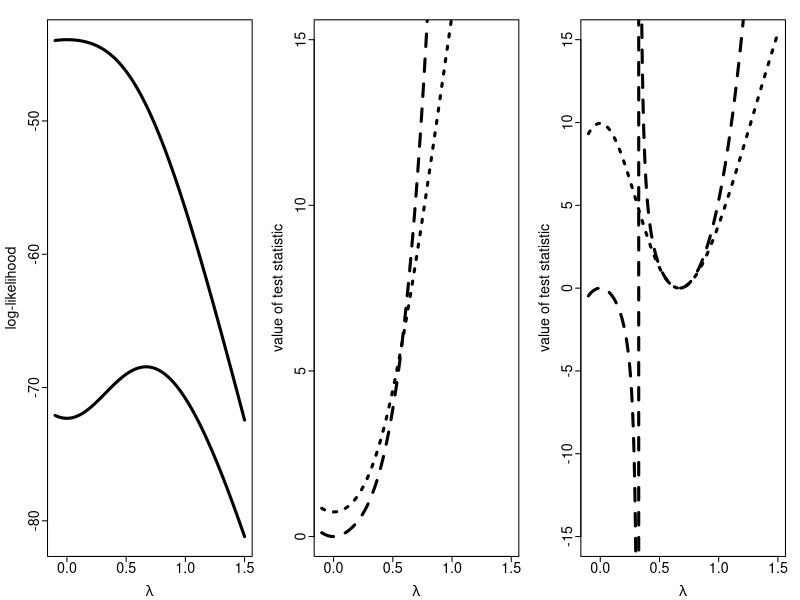

The R source for this figure:
out_dir <- "~/GitHub/int_est/" # end in "/"
PDF <- TRUE

ex_1_ll <- function(y, lam)
{
  sum(- 0.5 * log(1 + lam^2) - 0.5 * y^2 / (1 + lam^2))
}

ex_1_s <- function(y, lam)
{
  sum(-lam / (1 + lam^2) + y^2 * lam / (1 + lam^2)^2)
}

ex_1_h <- function(y, lam)
{
  sum(y^2 * (1 - 3 * lam^2) / (1 + lam^2)^3 - (1 - lam^2) / (1 + lam^2)^2)
}

ex_1_stat <- function(y, lam)
{
  sum(-1 + y^2 / (1 + lam^2))^2 / (2 * length(y))
}

ex_1_obs_stat <- function(y, lam)
{
  ex_1_s(y, lam)^2 / (-ex_1_h(y, lam))
}

set.seed(3)

# 1
y1 <- rnorm(100, sd = 1.1)
y2 <- rnorm(100, sd = 1.1)
y3 <- rnorm(100, sd = 1.1)
lam_vals <- seq(-0.1, 1.5, length.out = 10000)
ll_vals1 <- sapply(lam_vals, function(x)ex_1_ll(y1, x))
ll_vals2 <- sapply(lam_vals, function(x)ex_1_ll(y2, x))
# ll_vals3 <- sapply(lam_vals, function(x)ex_1_ll(y3, x))
all_vals <- c(ll_vals1, ll_vals2)


if(PDF) pdf(paste(out_dir, "fig_1.pdf", sep = ""), width = 12.5, height = 5)

par(cex.axis = 1.3, cex.lab = 1.3, cex = 1.3)
par(mgp=c(2.2,0.45,0), tcl=-0.4, mar=c(3.3,3.6,1.5,1.1))
par(mfrow = c(1, 3))

# Likelihood
plot(lam_vals, ll_vals1, type = "l", lwd = 3, ylim = c(min(all_vals), max(all_vals)),
     ylab = "log-likelihood", xlab = expression(lambda))
lines(lam_vals, ll_vals2, type = "l", lwd = 3, lty = 1)



# Test statistics 2
our_vals <- sapply(lam_vals, function(x)ex_1_stat(y1, x))
obs_vals <-  sapply(lam_vals, function(x)ex_1_obs_stat(y1, x))
plot(lam_vals, our_vals, type = "l", lwd = 3,
     ylab = "value of test statistic", xlab = expression(lambda),
     ylim = c(0, 15), lty = 3)
lines(lam_vals, obs_vals, type = "l", lwd = 3, lty = 2)

# Test statistics 1
our_vals <- sapply(lam_vals, function(x)ex_1_stat(y2, x))
obs_vals <-  sapply(lam_vals, function(x)ex_1_obs_stat(y2, x))
plot(lam_vals, our_vals, type = "l", lwd = 3,
     ylab = "value of test statistic", xlab = expression(lambda),
     ylim = c(-15, 15), lty = 3)
lines(lam_vals, obs_vals, type = "l", lwd = 3, lty = 2)
if(PDF) dev.off()

# Test derivatives
numDeriv::grad(function(x)ex_1_ll(y2, x), 0.2)
numDeriv::hessian(function(x)ex_1_ll(y2, x), 0.2)
ex_1_s(y2, 0.2)
ex_1_h(y2, 0.2)
